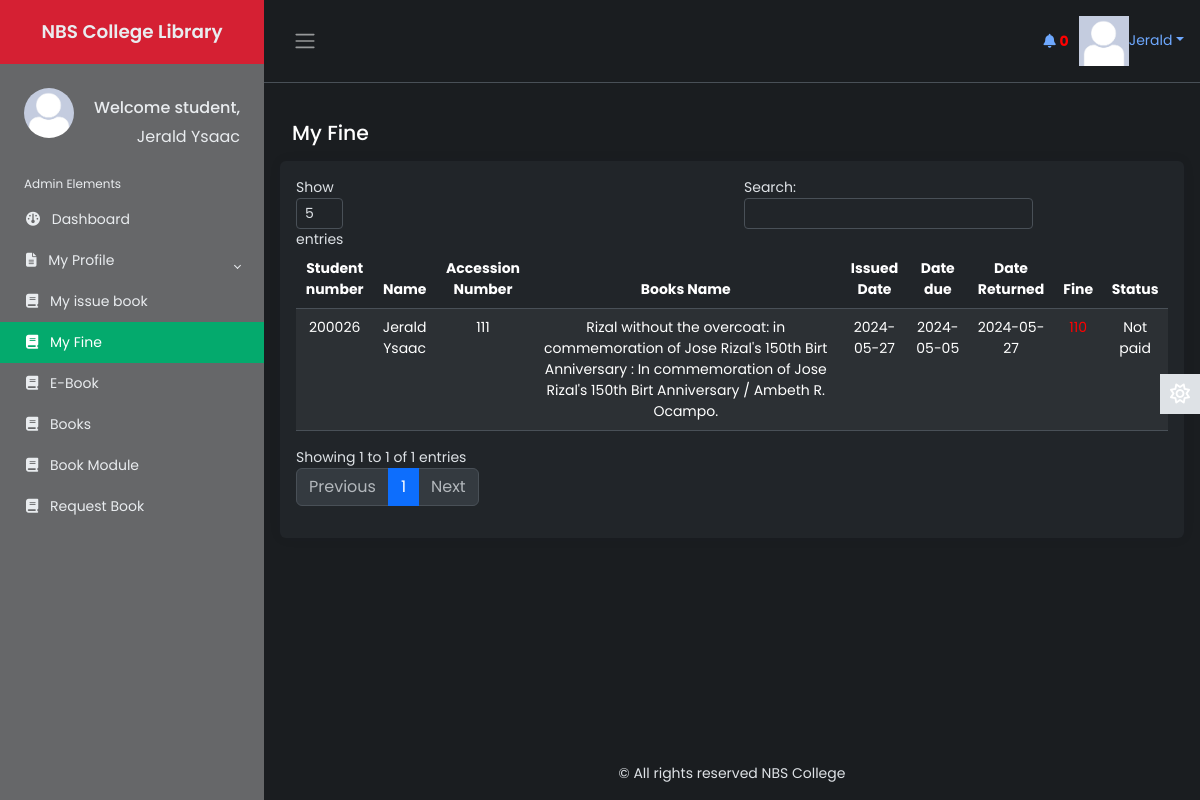
/Source/librarian/user/student/finezone.php (signed in), run on an earlier commit of the app's database.
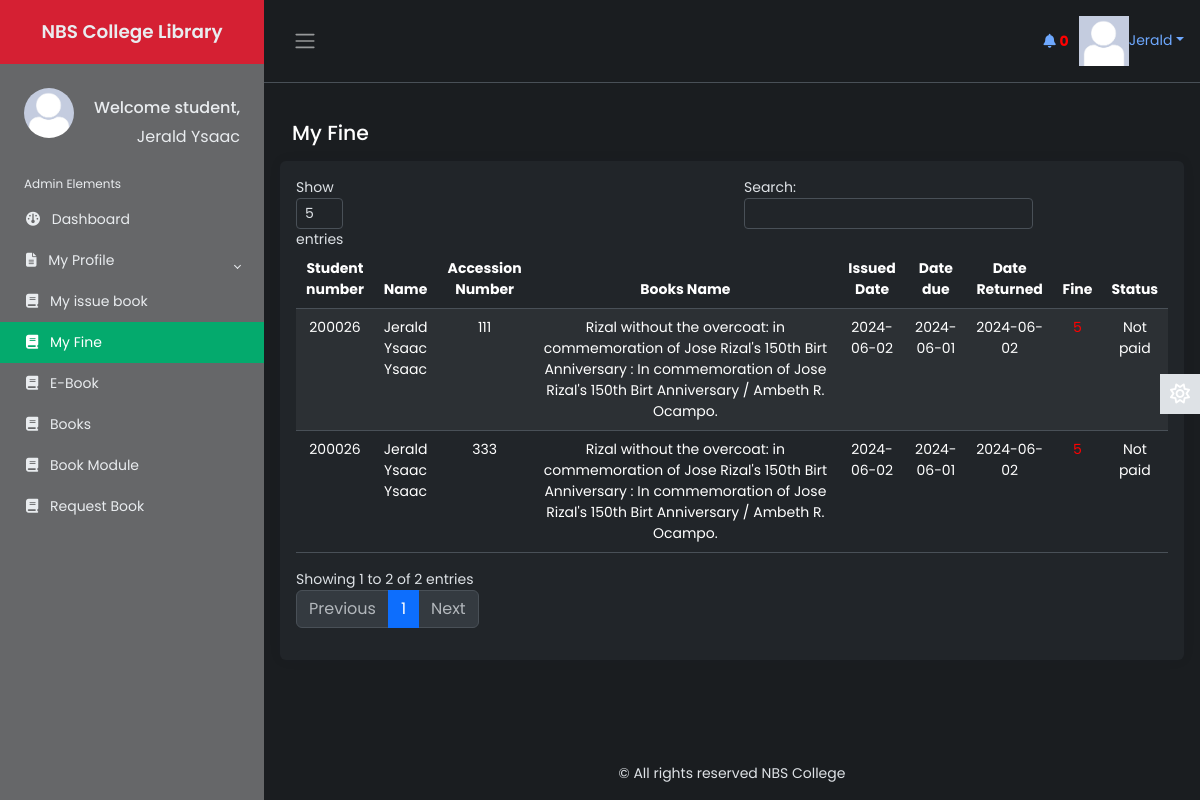
And on a later commit of the database.
### tables this page shows
CREATE TABLE `student` (
  `student_number` varchar(20) NOT NULL,
  `first_name` varchar(50) NOT NULL,
  `last_name` varchar(50) NOT NULL,
  `middle_name` varchar(50) NOT NULL,
  `email` varchar(50) NOT NULL,
  `course` varchar(10) NOT NULL,
  `year` varchar(20) NOT NULL,
  `semester` varchar(20) NOT NULL,
  `password` varchar(50) NOT NULL,
  `user_type` varchar(7) NOT NULL,
  `photo` varchar(500) NOT NULL,
  `status` varchar(7) NOT NULL,
  `vkey` varchar(255) NOT NULL,
  `verified` varchar(3) NOT NULL
);

CREATE TABLE `finezone` (
  `id` int(10) NOT NULL,
  `first_name` varchar(50) NOT NULL,
  `last_name` varchar(50) NOT NULL,
  `middle_name` varchar(50) NOT NULL,
  `student_number` varchar(50) NOT NULL,
  `utype` varchar(10) NOT NULL,
  `email` varchar(100) NOT NULL,
  `booksname` varchar(200) NOT NULL,
  `accession_number` varchar(255) NOT NULL,
  `date_issued` varchar(100) NOT NULL,
  `booksissuedate` varchar(50) NOT NULL,
  `booksreturndate` varchar(10) NOT NULL,
  `fine` varchar(50) NOT NULL,
  `remarks` mediumtext NOT NULL,
  `status` varchar(7) NOT NULL,
  `username` varchar(20) NOT NULL
);

### Source/librarian/user/student/finezone.php (the view, shortened to what the changed rows need)
        <?php
    include 'inc/header.php';
    include 'inc/connection.php';
 ?>
<main class="content px-3 py-2">
    <div class="card border-0">
        <div class="card-body">
            <table class="table table-hover text-center table-striped" id="dtBasicExample">
            <thead>
								   <tr>
                                        <th>Student number</th>
                                        <th>Name</th>
										<th>Accession Number</th>
                                        <th>Books Name</th>
                                        <th>Issued Date</th>
                                        <th>Date due</th>
                                        <th>Date Returned</th>
                                        <th>Fine</th>
                                        <th>Status</th>
								   </tr>
								</thead>
                                <tbody>
                                <?php
                                    $res1 = mysqli_query($link, "SELECT * FROM finezone WHERE student_number='".$_SESSION['student']."' ORDER BY id DESC");
                                    while ($row = mysqli_fetch_array($res1)) {
                                        if ($row["fine"] > 0 && $row["status"] == "no") {
                                            echo "<tr>";
                                            echo "<td>"; echo $row["student_number"]; echo "</td>";
                                            echo "<td>"; echo $row["first_name"] . ' ' . $row["last_name"]; echo "</td>";
                                            echo "<td>"; echo $row["accession_number"]; echo "</td>";
                                            echo "<td>"; echo $row["booksname"]; echo "</td>";
                                            echo "<td>"; echo $row["date_issued"]; echo "</td>";
                                            echo "<td>"; echo $row["booksissuedate"]; echo "</td>";
                                            echo "<td>"; echo $row["booksreturndate"]; echo "</td>";
                                            echo "<td style='color:red'>"; echo $row["fine"]; echo "</td>";
                                            echo "<td>";
                                            if ($row["status"] == "no") {
                                                echo "Not paid";
                                            } else {
                                                echo $row["status"];
                                            }
                                            echo "</td>";
                                            echo "</tr>";
                                        }
                                    }
                                    ?>
							  </tbody>
							</table>
        </div>
    </div>
</main>

### Source/librarian/user/student/inc/header.php (shortened to what the changed rows need)
<?php
include 'inc/connection.php';
?>
<!DOCTYPE html>
<html lang="en" data-bs-theme="dark">
<head>
    <link href="https://cdn.datatables.net/v/dt/jszip-3.10.1/dt-2.0.3/b-3.0.1/b-html5-3.0.1/b-print-3.0.1/datatables.min.css" rel="stylesheet">
    <link rel="stylesheet" href="inc/css/bootstrap.min.css">
    <link rel="stylesheet" href="inc/css/custom1.css">
    <link rel="stylesheet" href="inc/css/animate.css">
</head>
<body>
    <div class="wrapper">
    <aside id="sidebar" class="js-sidebar">
            <div class="h-100">
                <ul class="sidebar-nav">
                    <li class="sidebar-header">
                    <span>
                        <?php
						  $res1 = mysqli_query($link, "select * from student where student_number='".$_SESSION['student']."'");
						  while ($row1 = mysqli_fetch_array($res1)){
							  ?><img src="<?php echo $row1["photo"]; ?> " height="50px" width="50px" alt="something wrong" class="rounded-circle" style="float:left;"> </a> <?php
						  }
                        ?>
						<h6 style="float: right; margin-top: 10px; color:inherit;">
						Welcome
			   		<?php
					$res1 = mysqli_query($link, "select * from student where student_number='".$_SESSION['student']."'");
					while ($row = mysqli_fetch_array($res1)){
						?><?php echo $row["user_type"]; ?><span>,</span><?php
					}
			   		?>
            			</h6>
                        <br><br>
                        </span>
                        <h6 style="float:inline-end; margin-top: 1px; font-weight:normal;">
			   		<?php
					$res1 = mysqli_query($link, "select * from student where student_number='".$_SESSION['student']."'");
					while ($row = mysqli_fetch_array($res1)){
						?><?php echo $row["first_name"]; ?><span> <?php echo $row["last_name"]; ?></span><?php
					}
			   		?>
            			</h6>
                    </li>
                    <br>
                </ul>
            </div>
        </aside>
        <div class="main">
            <nav class="navbar navbar-expand px-3 border-bottom">
                <div class="navbar-collapse navbar">
                        <li class="nav-item dropdown">
								<?php
									  $res1 = mysqli_query($link, "select * from student where student_number='".$_SESSION['student']."'");
										  ?><a href="" class="dropdown-toggle" data-bs-toggle="dropdown" ><img src="<?php echo $row["photo"]; ?>" alt="" height="50px" width="50px" ><span><?php echo $_SESSION["student"]; ?></span></a> <?php
									  while ($row = mysqli_fetch_array($res1)){
										 ?><a href="" class="dropdown-toggle" data-bs-toggle="dropdown" ><img src="<?php echo $row["photo"]; ?>" height="50px" width="50px" img-ro alt=""><span><?php echo $row["first_name"]; ?></span></a> <?php
									 }
                                ?>
                        </li>
                </div>
            </nav>
</body>
</html>

What changed in the data, as far as the page shows it:
removed finezone: student_number "200026", first_name "Jerald", last_name "Ysaac", accession_number "111", booksname "Rizal without the overcoat: in commemoration of Jose Rizal's 150th Birt Anniversary : In commemoration of Jose Rizal's 150th Birt Anniversary / Ambeth R. Ocampo.", date_issued "2024-05-27", booksissuedate "2024-05-05", booksreturndate "2024-05-27", fine "110", status "Not paid"
added finezone: student_number "200026", first_name "Jerald Ysaac", last_name "Ysaac", accession_number "111", booksname "Rizal without the overcoat: in commemoration of Jose Rizal's 150th Birt Anniversary : In commemoration of Jose Rizal's 150th Birt Anniversary / Ambeth R. Ocampo.", date_issued "2024-06-02", booksissuedate "2024-06-01", booksreturndate "2024-06-02", fine "5", status "Not paid"
added finezone: student_number "200026", first_name "Jerald Ysaac", last_name "Ysaac", accession_number "333", booksname "Rizal without the overcoat: in commemoration of Jose Rizal's 150th Birt Anniversary : In commemoration of Jose Rizal's 150th Birt Anniversary / Ambeth R. Ocampo.", date_issued "2024-06-02", booksissuedate "2024-06-01", booksreturndate "2024-06-02", fine "5", status "Not paid"
Also different on the page:
text written by a page script: "Show entries Search: Showing 1 to 1 of 1 entries Previous 1 Next" → "Show entries Search: Showing 1 to 2 of 2 entries Previous 1 Next"
